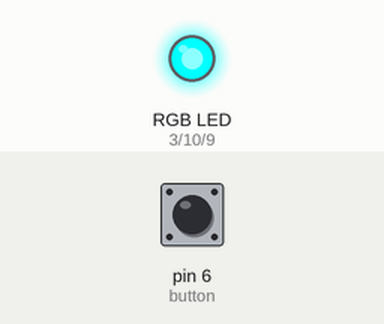
Recording of a sketch running on a simulated Arduino Uno, built with avr-gcc and run on an emulated ATmega328P. On the bench: an RGB LED mixed from three pins (HIGH = lit). The test bench sets the inputs (shaded band); at power-on: pin 6 (button) LOW.

Above: at 1.2 s.
1.3 s: pin 6 (button) pulled HIGH for 0.15 s
At 1.37 s:
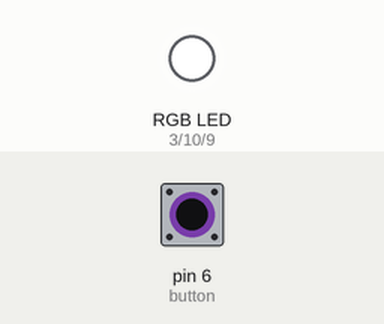
2.9 s: pin 6 (button) pulled HIGH for 3.2 s
At 7.2 s:
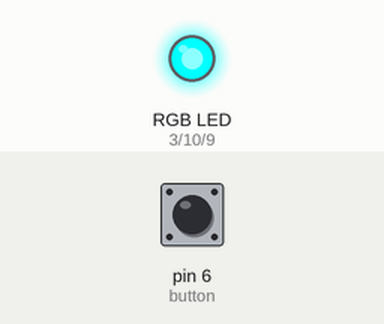
Timing chart, 0 to 8.7 s (numbered marks = the images above; inputs shaded):
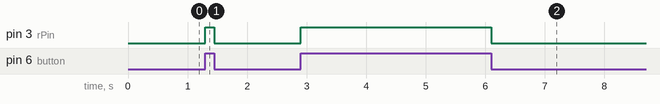

Measured:
- after the input at 1.3 s, pin 3 (rPin): LOW → HIGH at once, → LOW 0.15 s later
- after the input at 2.9 s, pin 3 (rPin): LOW → HIGH at once, → LOW 3.2 s later

The sketch:

____________RGB_____________.ino
```cpp
int rPin = 3;
int bPin = 9;
int gPin = 10;

int button = 6;
bool buttonState = false;

int DebugSw = 12;
bool DebugMode = false;

void setup() {
  // put your setup code here, to run once:
  pinMode(button, INPUT);

  pinMode(rPin, OUTPUT);
  pinMode(bPin, OUTPUT);
  pinMode(gPin, OUTPUT);

  digitalWrite(rPin, HIGH);
  digitalWrite(bPin, HIGH);
  digitalWrite(gPin, HIGH);

}

void loop() {
  // put your main code here, to run repeatedly:
  buttonState = digitalRead(button);
  digitalWrite(rPin, buttonState);
}
```
